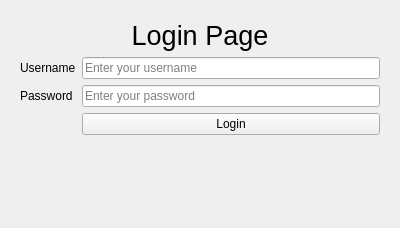
<?xml version="1.0" encoding="UTF-8"?>
<ui version="4.0">
 <class>Form</class>
 <widget class="QWidget" name="Form">
  <property name="geometry">
   <rect>
    <x>0</x>
    <y>0</y>
    <width>400</width>
    <height>228</height>
   </rect>
  </property>
  <property name="windowTitle">
   <string>Form</string>
  </property>
  <layout class="QHBoxLayout" name="horizontalLayout">
   <item>
    <widget class="QWidget" name="widget" native="true">
     <layout class="QFormLayout" name="formLayout">
      <item row="0" column="0" colspan="2">
       <widget class="QLabel" name="label_3">
        <property name="font">
         <font>
          <pointsize>20</pointsize>
         </font>
        </property>
        <property name="text">
         <string>Login Page</string>
        </property>
        <property name="alignment">
         <set>Qt::AlignCenter</set>
        </property>
       </widget>
      </item>
      <item row="1" column="1">
       <widget class="QLineEdit" name="lineEdit_username">
        <property name="placeholderText">
         <string>Enter your username</string>
        </property>
       </widget>
      </item>
      <item row="1" column="0">
       <widget class="QLabel" name="label">
        <property name="text">
         <string>Username</string>
        </property>
       </widget>
      </item>
      <item row="2" column="1">
       <widget class="QLineEdit" name="lineEdit_password">
        <property name="echoMode">
         <enum>QLineEdit::Password</enum>
        </property>
        <property name="placeholderText">
         <string>Enter your password</string>
        </property>
       </widget>
      </item>
      <item row="2" column="0">
       <widget class="QLabel" name="label_2">
        <property name="text">
         <string>Password</string>
        </property>
       </widget>
      </item>
      <item row="3" column="1">
       <widget class="QPushButton" name="pushButton_login">
        <property name="text">
         <string>Login</string>
        </property>
       </widget>
      </item>
     </layout>
    </widget>
   </item>
  </layout>
 </widget>
 <resources/>
 <connections/>
</ui>
